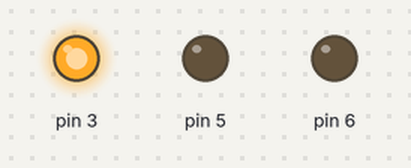
The program below on a simulated Arduino Uno, built with avr-gcc and run on an emulated ATmega328P. On the bench: output pins drawn as LEDs (lit = HIGH).

Above: at 1.5 s.
At 3.6 s:
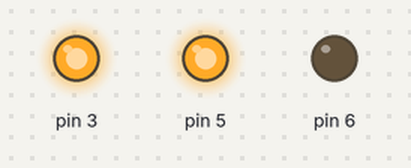
At 5.7 s:
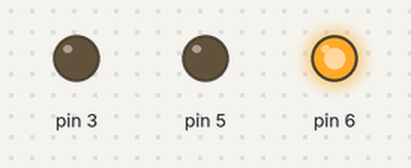
At 7.4 s:
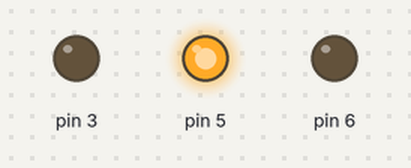
Timing chart, 0 to 10.0 s (numbered marks = the images above):
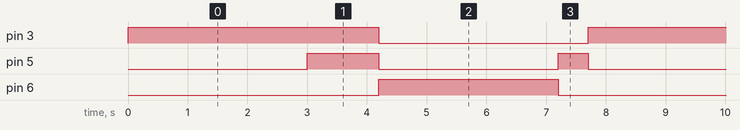

Measured:
- by itself, pin 3: alternates HIGH for 4.2 s and LOW for 3.5 s
- by itself, pin 5: repeats every 7.7 s: LOW 3.0 s, HIGH 0.50 s, LOW 3.0 s, HIGH 1.2 s
- by itself, pin 6: alternates HIGH for 3.0 s and LOW for 4.7 s

The program:

main.cpp
```cpp
#include <Arduino.h>

/*
  Program that controls a traffic light. The program can control the brightness and durationspeed of the lights.
*/

float red_delay = 3000;
float green_delay = 3000;
float hastighed = 1;
int brightness = 255; //0 og 255

void setup() {
  // put your setup code here, to run once:
  pinMode(3, OUTPUT);
  pinMode(5, OUTPUT);
  pinMode(6, OUTPUT);
}

void loop() {
  // put your main code here, to run repeatedly:
  analogWrite(3, brightness);
  delay(red_delay*hastighed);
  analogWrite(5, brightness);
  delay(1200*hastighed);
  analogWrite(3, LOW);
  analogWrite(5, LOW);
  analogWrite(6, brightness);
  delay(green_delay*hastighed);
  analogWrite(6, LOW);
  analogWrite(5, brightness);
  delay(500*hastighed);
  analogWrite(5, LOW);
}
```
